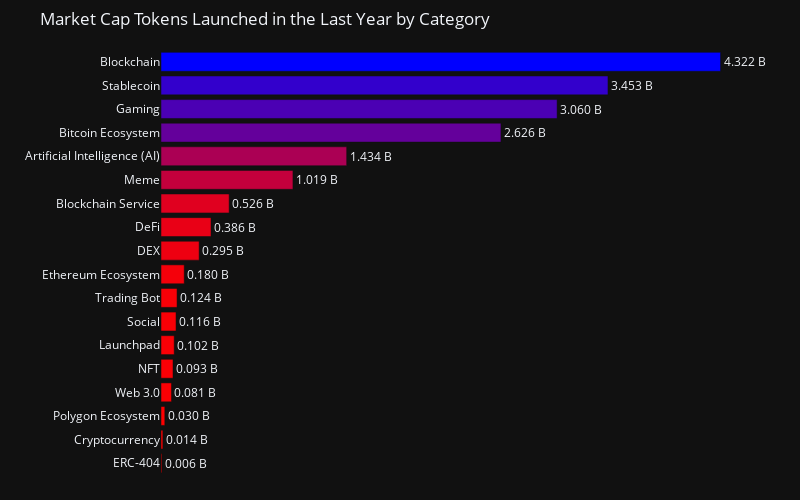

The cell this chart's notebook holds for it:
### Code cell
fig = px.bar(new_tokens_top,
                y=new_tokens_top.index,
                x=new_tokens_top['MarketCap(Bln)']['sum'].values,
                color=new_tokens_top['MarketCap(Bln)']['sum'].values,
                color_continuous_scale='Bluered_r',
                title='Market Cap Tokens Launched in the Last Year by Category',
                labels={'y': 'Category', 'x': 'Market Cap (Bln)'},
                text_auto=True)
    
fig.update_traces(textfont_size=12, 
                  textangle=0, 
                  textposition="outside", 
                  cliponaxis=False,
                  hovertemplate='%{x:.3f} B', 
                #   marker=dict(line=dict(color='white', width=0.5)),
                  texttemplate='%{x:.3f} B')

fig.update_xaxes(showgrid=False, zeroline=False, showticklabels=False, title='')
fig.update_yaxes(title='')
fig.update_layout(coloraxis_showscale=False,
                  yaxis={'categoryorder':'total ascending'},
                  autosize=False, width=800, height=500,
                  margin=dict(l=0, r=50, t=50, b=0))
fig.show()

### Figure 1 — Plotly figure (JSON) as saved in the notebook; plotly's stock layout.template omitted (floating-point values rounded to 4 significant figures)
{"data": [{"alignmentgroup": "True", "cliponaxis": false, "hovertemplate": "%{x:.3f} B", "legendgroup": "", "marker": {"color": [4.322, 3.453, 3.06, 2.626, 1.434, 1.019, 0.5263, 0.3863, 0.2945, 0.1795, 0.1239, 0.1162, 0.102, 0.09263, 0.08092, 0.02953, 0.01428, 0.006387], "coloraxis": "coloraxis", "pattern": {"shape": ""}}, "name": "", "offsetgroup": "", "orientation": "h", "showlegend": false, "textangle": 0, "textfont": {"size": 12}, "textposition": "outside", "texttemplate": "%{x:.3f} B", "type": "bar", "x": [4.322, 3.453, 3.06, 2.626, 1.434, 1.019, 0.5263, 0.3863, 0.2945, 0.1795, 0.1239, 0.1162, 0.102, 0.09263, 0.08092, 0.02953, 0.01428, 0.006387], "xaxis": "x", "y": ["Blockchain", "Stablecoin", "Gaming", "Bitcoin Ecosystem", "Artificial Intelligence (AI)", "Meme", "Blockchain Service", "DeFi", "DEX", "Ethereum Ecosystem", "Trading Bot", "Social", "Launchpad", "NFT", "Web 3.0", "Polygon Ecosystem", "Cryptocurrency", "ERC-404"], "yaxis": "y"}], "layout": {"autosize": false, "barmode": "relative", "coloraxis": {"colorbar": {"title": {"text": "color"}}, "colorscale": [[0, "rgb(255,0,0)"], [1, "rgb(0,0,255)"]], "showscale": false}, "height": 500, "legend": {"tracegroupgap": 0}, "margin": {"b": 0, "l": 0, "r": 50, "t": 50}, "title": {"text": "Market Cap Tokens Launched in the Last Year by Category"}, "width": 800, "xaxis": {"anchor": "y", "domain": [0, 1], "showgrid": false, "showticklabels": false, "title": {"text": ""}, "zeroline": false}, "yaxis": {"anchor": "x", "categoryorder": "total ascending", "domain": [0, 1], "title": {"text": ""}}}}
